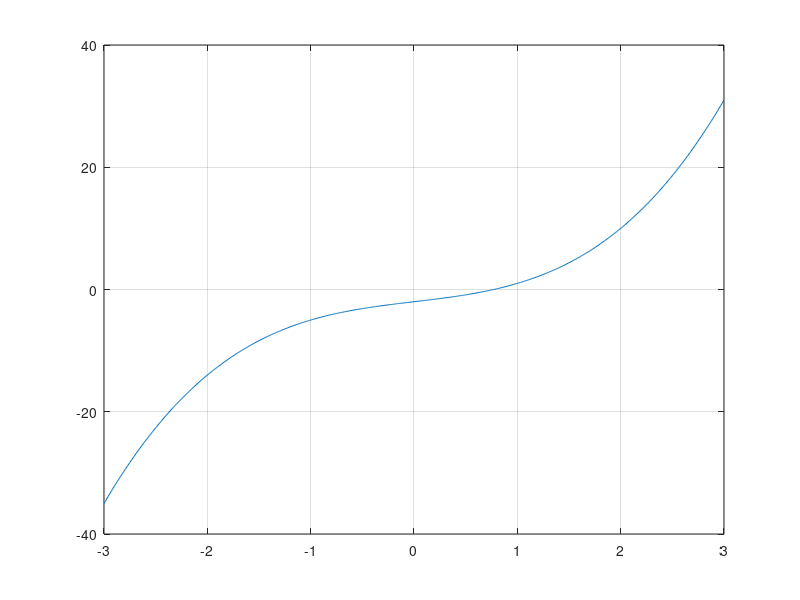

Write MATLAB code to recreate this figure. (Note: this script raises an error after producing the figure.)
clear;
clc;
close all;

a_init = 0;
b_init = 1;

errorMax = 0.01; % Maximum error allowable

f = @(x) x.^3 + 2*x -2;

plotx = -3:0.01:3;
plot(plotx,f(plotx))
grid()


[zero, error] = bisectionMethod(f,a_init,b_init,errorMax);

function [c, error] = bisectionMethod(f,a0,b0,errorMax)


    if f(a0)*f(b0) < 0
        a=a0;
        b=b0;
        error = (b-a)/2;
        i = 1;
        while (error > errorMax)
            c = (a+b)/2;
            error = (b-a)/2;
            fprintf('iter: %d and error: %.4f \n',i,error)
            if f(a)*f(c) < 0
                b=c;
            else
                a=c;
            end
            i = i+1;
        end
        fprintf('root is %.4f \n',c)
    else
        disp('there is no root')
        c = [];
        error = [];
    end
end

